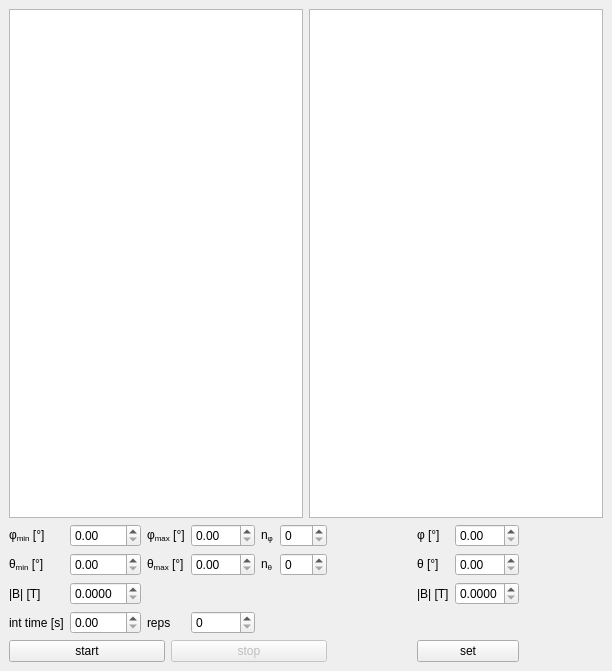
<?xml version="1.0" encoding="UTF-8"?>
<ui version="4.0">
 <class>MainWindow</class>
 <widget class="QMainWindow" name="MainWindow">
  <property name="geometry">
   <rect>
    <x>0</x>
    <y>0</y>
    <width>612</width>
    <height>671</height>
   </rect>
  </property>
  <property name="windowTitle">
   <string>B field control</string>
  </property>
  <widget class="QWidget" name="centralwidget">
   <layout class="QGridLayout" name="gridLayout_3">
    <item row="0" column="0">
     <layout class="QHBoxLayout" name="horizontalLayout_4">
      <item>
       <widget class="PlotWidget" name="phitheta_ViewWidget">
        <property name="sizePolicy">
         <sizepolicy hsizetype="Expanding" vsizetype="Expanding">
          <horstretch>0</horstretch>
          <verstretch>0</verstretch>
         </sizepolicy>
        </property>
        <property name="transformationAnchor">
         <enum>QGraphicsView::AnchorUnderMouse</enum>
        </property>
       </widget>
      </item>
      <item>
       <widget class="PlotWidget" name="cb_ViewWidget"/>
      </item>
     </layout>
    </item>
    <item row="1" column="0">
     <layout class="QVBoxLayout" name="verticalLayout_2">
      <item>
       <layout class="QHBoxLayout" name="horizontalLayout_3">
        <item>
         <layout class="QVBoxLayout" name="verticalLayout_3">
          <item>
           <layout class="QGridLayout" name="gridLayout">
            <item row="1" column="4">
             <widget class="QLabel" name="label_11">
              <property name="text">
               <string>&lt;html&gt;&lt;head/&gt;&lt;body&gt;&lt;p&gt;n&lt;span style=&quot; vertical-align:sub;&quot;&gt;&amp;phi;&lt;/span&gt;&lt;/p&gt;&lt;/body&gt;&lt;/html&gt;</string>
              </property>
             </widget>
            </item>
            <item row="2" column="4">
             <widget class="QLabel" name="label_12">
              <property name="text">
               <string>&lt;html&gt;&lt;head/&gt;&lt;body&gt;&lt;p&gt;n&lt;span style=&quot; vertical-align:sub;&quot;&gt;&amp;theta;&lt;/span&gt;&lt;/p&gt;&lt;/body&gt;&lt;/html&gt;</string>
              </property>
             </widget>
            </item>
            <item row="4" column="3">
             <widget class="QDoubleSpinBox" name="doubleSpinBox_scan_reps">
              <property name="decimals">
               <number>0</number>
              </property>
              <property name="maximum">
               <double>9999.000000000000000</double>
              </property>
             </widget>
            </item>
            <item row="4" column="2">
             <widget class="QLabel" name="label_7">
              <property name="text">
               <string>reps</string>
              </property>
             </widget>
            </item>
            <item row="1" column="3">
             <widget class="QDoubleSpinBox" name="doubleSpinBox_scan_phi_max">
              <property name="maximum">
               <double>360.000000000000000</double>
              </property>
             </widget>
            </item>
            <item row="2" column="2">
             <widget class="QLabel" name="label_6">
              <property name="text">
               <string>&lt;html&gt;&lt;head/&gt;&lt;body&gt;&lt;p&gt;θ&lt;span style=&quot; vertical-align:sub;&quot;&gt;max&lt;/span&gt; [°]&lt;/p&gt;&lt;/body&gt;&lt;/html&gt;</string>
              </property>
             </widget>
            </item>
            <item row="3" column="0">
             <widget class="QLabel" name="label_3">
              <property name="text">
               <string>|B| [T]</string>
              </property>
             </widget>
            </item>
            <item row="2" column="3">
             <widget class="QDoubleSpinBox" name="doubleSpinBox_scan_theta_max">
              <property name="maximum">
               <double>180.000000000000000</double>
              </property>
             </widget>
            </item>
            <item row="1" column="1">
             <widget class="QDoubleSpinBox" name="doubleSpinBox_scan_phi_min">
              <property name="maximum">
               <double>360.000000000000000</double>
              </property>
             </widget>
            </item>
            <item row="4" column="0">
             <widget class="QLabel" name="label_4">
              <property name="text">
               <string>int time [s]</string>
              </property>
             </widget>
            </item>
            <item row="2" column="0">
             <widget class="QLabel" name="label_2">
              <property name="text">
               <string>&lt;html&gt;&lt;head/&gt;&lt;body&gt;&lt;p&gt;θ&lt;span style=&quot; vertical-align:sub;&quot;&gt;min&lt;/span&gt; [°]&lt;/p&gt;&lt;/body&gt;&lt;/html&gt;</string>
              </property>
             </widget>
            </item>
            <item row="4" column="1">
             <widget class="QDoubleSpinBox" name="doubleSpinBox_scan_int_time">
              <property name="maximum">
               <double>9999.000000000000000</double>
              </property>
             </widget>
            </item>
            <item row="3" column="1">
             <widget class="QDoubleSpinBox" name="doubleSpinBox_scan_B">
              <property name="decimals">
               <number>4</number>
              </property>
              <property name="maximum">
               <double>1.000000000000000</double>
              </property>
             </widget>
            </item>
            <item row="2" column="5">
             <widget class="QDoubleSpinBox" name="doubleSpinBox_scan_n_theta">
              <property name="decimals">
               <number>0</number>
              </property>
             </widget>
            </item>
            <item row="1" column="5">
             <widget class="QDoubleSpinBox" name="doubleSpinBox_scan_n_phi">
              <property name="decimals">
               <number>0</number>
              </property>
             </widget>
            </item>
            <item row="2" column="1">
             <widget class="QDoubleSpinBox" name="doubleSpinBox_scan_theta_min">
              <property name="maximum">
               <double>180.000000000000000</double>
              </property>
             </widget>
            </item>
            <item row="1" column="2">
             <widget class="QLabel" name="label_5">
              <property name="text">
               <string>&lt;html&gt;&lt;head/&gt;&lt;body&gt;&lt;p&gt;φ&lt;span style=&quot; vertical-align:sub;&quot;&gt;max&lt;/span&gt; [°]&lt;/p&gt;&lt;/body&gt;&lt;/html&gt;</string>
              </property>
             </widget>
            </item>
            <item row="1" column="0">
             <widget class="QLabel" name="label">
              <property name="text">
               <string>&lt;html&gt;&lt;head/&gt;&lt;body&gt;&lt;p&gt;φ&lt;span style=&quot; vertical-align:sub;&quot;&gt;min&lt;/span&gt; [°]&lt;/p&gt;&lt;/body&gt;&lt;/html&gt;</string>
              </property>
             </widget>
            </item>
           </layout>
          </item>
          <item>
           <layout class="QHBoxLayout" name="horizontalLayout">
            <item>
             <widget class="QPushButton" name="pushButton_start">
              <property name="text">
               <string>start</string>
              </property>
             </widget>
            </item>
            <item>
             <widget class="QPushButton" name="pushButton_stop">
              <property name="enabled">
               <bool>false</bool>
              </property>
              <property name="text">
               <string>stop</string>
              </property>
             </widget>
            </item>
           </layout>
          </item>
         </layout>
        </item>
        <item>
         <spacer name="horizontalSpacer">
          <property name="orientation">
           <enum>Qt::Horizontal</enum>
          </property>
          <property name="sizeHint" stdset="0">
           <size>
            <width>40</width>
            <height>20</height>
           </size>
          </property>
         </spacer>
        </item>
        <item>
         <layout class="QVBoxLayout" name="verticalLayout">
          <item>
           <layout class="QGridLayout" name="gridLayout_2">
            <item row="3" column="1">
             <widget class="QDoubleSpinBox" name="doubleSpinBox_set_B">
              <property name="decimals">
               <number>4</number>
              </property>
              <property name="maximum">
               <double>1.000000000000000</double>
              </property>
             </widget>
            </item>
            <item row="2" column="1">
             <widget class="QDoubleSpinBox" name="doubleSpinBox_set_theta">
              <property name="maximum">
               <double>180.000000000000000</double>
              </property>
             </widget>
            </item>
            <item row="4" column="0">
             <widget class="QLabel" name="label_13">
              <property name="text">
               <string/>
              </property>
             </widget>
            </item>
            <item row="3" column="0">
             <widget class="QLabel" name="label_10">
              <property name="text">
               <string>|B| [T]</string>
              </property>
             </widget>
            </item>
            <item row="2" column="0">
             <widget class="QLabel" name="label_8">
              <property name="text">
               <string>&lt;html&gt;&lt;head/&gt;&lt;body&gt;&lt;p&gt;θ [°]&lt;/p&gt;&lt;/body&gt;&lt;/html&gt;</string>
              </property>
             </widget>
            </item>
            <item row="1" column="1">
             <widget class="QDoubleSpinBox" name="doubleSpinBox_set_phi">
              <property name="maximum">
               <double>360.000000000000000</double>
              </property>
             </widget>
            </item>
            <item row="1" column="0">
             <widget class="QLabel" name="label_9">
              <property name="text">
               <string>&lt;html&gt;&lt;head/&gt;&lt;body&gt;&lt;p&gt;φ [°]&lt;/p&gt;&lt;/body&gt;&lt;/html&gt;</string>
              </property>
             </widget>
            </item>
            <item row="4" column="1">
             <layout class="QGridLayout" name="gridLayout_5"/>
            </item>
           </layout>
          </item>
          <item>
           <widget class="QPushButton" name="pushButton_set">
            <property name="text">
             <string>set</string>
            </property>
           </widget>
          </item>
         </layout>
        </item>
        <item>
         <spacer name="horizontalSpacer_2">
          <property name="orientation">
           <enum>Qt::Horizontal</enum>
          </property>
          <property name="sizeHint" stdset="0">
           <size>
            <width>40</width>
            <height>20</height>
           </size>
          </property>
         </spacer>
        </item>
       </layout>
      </item>
     </layout>
    </item>
   </layout>
  </widget>
 </widget>
 <customwidgets>
  <customwidget>
   <class>PlotWidget</class>
   <extends>QGraphicsView</extends>
   <header>pyqtgraph</header>
  </customwidget>
 </customwidgets>
 <resources/>
 <connections/>
</ui>
